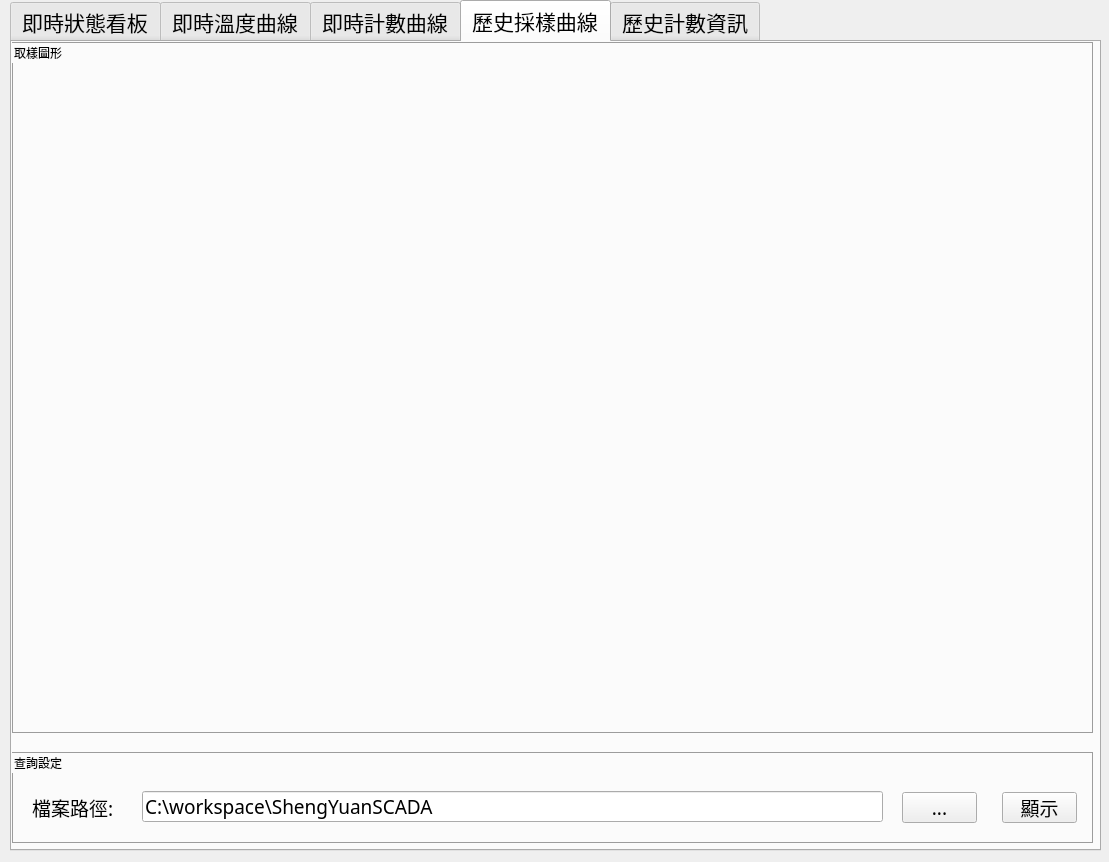
<?xml version="1.0" encoding="UTF-8"?>
<ui version="4.0">
 <class>ShengYuan_Main</class>
 <widget class="QWidget" name="ShengYuan_Main">
  <property name="windowModality">
   <enum>Qt::WindowModal</enum>
  </property>
  <property name="geometry">
   <rect>
    <x>0</x>
    <y>0</y>
    <width>1109</width>
    <height>862</height>
   </rect>
  </property>
  <property name="windowTitle">
   <string>昇元遠端數據採集系統</string>
  </property>
  <property name="inputMethodHints">
   <set>Qt::ImhNone</set>
  </property>
  <widget class="QTabWidget" name="tabWidget">
   <property name="geometry">
    <rect>
     <x>10</x>
     <y>0</y>
     <width>1091</width>
     <height>851</height>
    </rect>
   </property>
   <property name="font">
    <font>
     <family>Malgun Gothic</family>
     <pointsize>16</pointsize>
    </font>
   </property>
   <property name="autoFillBackground">
    <bool>false</bool>
   </property>
   <property name="currentIndex">
    <number>3</number>
   </property>
   <property name="movable">
    <bool>true</bool>
   </property>
   <widget class="QWidget" name="tab_Main">
    <property name="minimumSize">
     <size>
      <width>1045</width>
      <height>0</height>
     </size>
    </property>
    <property name="font">
     <font>
      <family>AGA Arabesque Desktop</family>
      <pointsize>14</pointsize>
     </font>
    </property>
    <attribute name="title">
     <string>即時狀態看板</string>
    </attribute>
    <widget class="QWidget" name="verticalLayoutWidget_2">
     <property name="geometry">
      <rect>
       <x>9</x>
       <y>9</y>
       <width>1071</width>
       <height>561</height>
      </rect>
     </property>
     <layout class="QVBoxLayout" name="verticalLayout">
      <item>
       <widget class="QGroupBox" name="groupBox">
        <property name="font">
         <font>
          <family>細明體</family>
          <pointsize>16</pointsize>
         </font>
        </property>
        <property name="styleSheet">
         <string notr="true">QGroupBox {
	border-color: rgb(156, 156, 156);
	border-width: 1px;
	border-style: solid;	
	margin-top: 0.5ex;
};
QGroupBox::title {
            subcontrol-origin: margin;
            subcontrol-position: top left;
            left: 10px;
            margin-left: 2px;
            padding: 0  0px;
        }
</string>
        </property>
        <property name="title">
         <string>採樣狀態</string>
        </property>
        <property name="flat">
         <bool>false</bool>
        </property>
        <widget class="QFrame" name="gridFrame">
         <property name="geometry">
          <rect>
           <x>19</x>
           <y>29</y>
           <width>1041</width>
           <height>521</height>
          </rect>
         </property>
         <property name="styleSheet">
          <string notr="true">border-style: none;</string>
         </property>
         <layout class="QGridLayout" name="gridLayout_4">
          <item row="3" column="1">
           <widget class="QLabel" name="label_12">
            <property name="font">
             <font>
              <family>細明體</family>
              <pointsize>48</pointsize>
             </font>
            </property>
            <property name="text">
             <string>0.00</string>
            </property>
           </widget>
          </item>
          <item row="2" column="1">
           <widget class="QLabel" name="label_10">
            <property name="font">
             <font>
              <family>細明體</family>
              <pointsize>48</pointsize>
             </font>
            </property>
            <property name="text">
             <string>0</string>
            </property>
           </widget>
          </item>
          <item row="1" column="1">
           <widget class="QLabel" name="label_21">
            <property name="font">
             <font>
              <family>細明體</family>
              <pointsize>48</pointsize>
             </font>
            </property>
            <property name="text">
             <string>0</string>
            </property>
           </widget>
          </item>
          <item row="0" column="1">
           <widget class="QLabel" name="lbl_Input_Tiler">
            <property name="font">
             <font>
              <family>細明體</family>
              <pointsize>48</pointsize>
             </font>
            </property>
            <property name="text">
             <string>0</string>
            </property>
           </widget>
          </item>
          <item row="1" column="0">
           <widget class="QLabel" name="label_20">
            <property name="font">
             <font>
              <family>細明體</family>
              <pointsize>48</pointsize>
             </font>
            </property>
            <property name="text">
             <string>入料數量:</string>
            </property>
           </widget>
          </item>
          <item row="2" column="0">
           <widget class="QLabel" name="label_9">
            <property name="font">
             <font>
              <family>細明體</family>
              <pointsize>48</pointsize>
             </font>
            </property>
            <property name="text">
             <string>出料數量:</string>
            </property>
           </widget>
          </item>
          <item row="3" column="0">
           <widget class="QLabel" name="label_11">
            <property name="font">
             <font>
              <family>細明體</family>
              <pointsize>48</pointsize>
             </font>
            </property>
            <property name="text">
             <string>出坯良率(%):</string>
            </property>
           </widget>
          </item>
          <item row="0" column="0">
           <widget class="QLabel" name="label">
            <property name="font">
             <font>
              <family>細明體</family>
              <pointsize>48</pointsize>
             </font>
            </property>
            <property name="text">
             <string>入料溫度:</string>
            </property>
           </widget>
          </item>
         </layout>
        </widget>
       </widget>
      </item>
     </layout>
    </widget>
    <widget class="QWidget" name="verticalLayoutWidget_3">
     <property name="geometry">
      <rect>
       <x>9</x>
       <y>590</y>
       <width>531</width>
       <height>211</height>
      </rect>
     </property>
     <layout class="QVBoxLayout" name="verticalLayout_2">
      <item>
       <widget class="QGroupBox" name="groupBox_2">
        <property name="font">
         <font>
          <family>細明體</family>
          <pointsize>16</pointsize>
         </font>
        </property>
        <property name="autoFillBackground">
         <bool>false</bool>
        </property>
        <property name="styleSheet">
         <string notr="true">border-color: rgb(156, 156, 156);
border-width: 1px;
border-style: solid;
margin-top: 0.5ex;</string>
        </property>
        <property name="title">
         <string>採樣設定</string>
        </property>
        <widget class="QLabel" name="label_8">
         <property name="geometry">
          <rect>
           <x>20</x>
           <y>30</y>
           <width>91</width>
           <height>31</height>
          </rect>
         </property>
         <property name="font">
          <font>
           <family>細明體</family>
           <pointsize>14</pointsize>
          </font>
         </property>
         <property name="text">
          <string>入料設備:</string>
         </property>
        </widget>
        <widget class="QLabel" name="label_13">
         <property name="geometry">
          <rect>
           <x>20</x>
           <y>70</y>
           <width>91</width>
           <height>31</height>
          </rect>
         </property>
         <property name="font">
          <font>
           <family>細明體</family>
           <pointsize>14</pointsize>
          </font>
         </property>
         <property name="text">
          <string>出料設備:</string>
         </property>
        </widget>
        <widget class="QComboBox" name="comboBox_2">
         <property name="geometry">
          <rect>
           <x>130</x>
           <y>30</y>
           <width>181</width>
           <height>31</height>
          </rect>
         </property>
         <property name="font">
          <font>
           <family>細明體</family>
           <pointsize>14</pointsize>
          </font>
         </property>
         <item>
          <property name="text">
           <string>入料機1</string>
          </property>
         </item>
        </widget>
        <widget class="QComboBox" name="comboBox_3">
         <property name="geometry">
          <rect>
           <x>130</x>
           <y>70</y>
           <width>181</width>
           <height>31</height>
          </rect>
         </property>
         <property name="font">
          <font>
           <family>細明體</family>
           <pointsize>14</pointsize>
          </font>
         </property>
         <item>
          <property name="text">
           <string>出料機1</string>
          </property>
         </item>
        </widget>
        <widget class="QPushButton" name="pushButton_4">
         <property name="geometry">
          <rect>
           <x>410</x>
           <y>30</y>
           <width>75</width>
           <height>31</height>
          </rect>
         </property>
         <property name="text">
          <string>未連線</string>
         </property>
        </widget>
        <widget class="QPushButton" name="pushButton_5">
         <property name="geometry">
          <rect>
           <x>410</x>
           <y>70</y>
           <width>75</width>
           <height>31</height>
          </rect>
         </property>
         <property name="text">
          <string>未連線</string>
         </property>
        </widget>
        <widget class="QPushButton" name="pushButton_set">
         <property name="geometry">
          <rect>
           <x>320</x>
           <y>30</y>
           <width>75</width>
           <height>31</height>
          </rect>
         </property>
         <property name="text">
          <string>設定</string>
         </property>
        </widget>
        <widget class="QPushButton" name="pushButton_7">
         <property name="geometry">
          <rect>
           <x>320</x>
           <y>70</y>
           <width>75</width>
           <height>31</height>
          </rect>
         </property>
         <property name="text">
          <string>設定</string>
         </property>
        </widget>
       </widget>
      </item>
     </layout>
    </widget>
    <widget class="QWidget" name="verticalLayoutWidget_11">
     <property name="geometry">
      <rect>
       <x>549</x>
       <y>589</y>
       <width>531</width>
       <height>211</height>
      </rect>
     </property>
     <layout class="QVBoxLayout" name="verticalLayout_8">
      <item>
       <widget class="QGroupBox" name="groupBox_7">
        <property name="font">
         <font>
          <family>細明體</family>
          <pointsize>16</pointsize>
         </font>
        </property>
        <property name="styleSheet">
         <string notr="true">border-color: rgb(156, 156, 156);
border-width: 1px;
border-style: solid;
margin-top: 0.5ex;</string>
        </property>
        <property name="title">
         <string>採樣時間</string>
        </property>
        <widget class="QPushButton" name="pushButton_11">
         <property name="geometry">
          <rect>
           <x>260</x>
           <y>160</y>
           <width>75</width>
           <height>31</height>
          </rect>
         </property>
         <property name="text">
          <string>設定</string>
         </property>
        </widget>
        <widget class="QLabel" name="label_15">
         <property name="geometry">
          <rect>
           <x>10</x>
           <y>30</y>
           <width>101</width>
           <height>31</height>
          </rect>
         </property>
         <property name="font">
          <font>
           <family>細明體</family>
           <pointsize>14</pointsize>
          </font>
         </property>
         <property name="text">
          <string>起始時間: </string>
         </property>
        </widget>
        <widget class="QLabel" name="label_14">
         <property name="geometry">
          <rect>
           <x>10</x>
           <y>70</y>
           <width>101</width>
           <height>31</height>
          </rect>
         </property>
         <property name="font">
          <font>
           <family>細明體</family>
           <pointsize>14</pointsize>
          </font>
         </property>
         <property name="text">
          <string>結束時間:</string>
         </property>
        </widget>
        <widget class="QPushButton" name="pushButton_12">
         <property name="geometry">
          <rect>
           <x>350</x>
           <y>160</y>
           <width>75</width>
           <height>31</height>
          </rect>
         </property>
         <property name="text">
          <string>重置</string>
         </property>
        </widget>
        <widget class="QPushButton" name="pushButton_13">
         <property name="geometry">
          <rect>
           <x>440</x>
           <y>160</y>
           <width>75</width>
           <height>31</height>
          </rect>
         </property>
         <property name="text">
          <string>啟動採樣</string>
         </property>
        </widget>
        <widget class="QLabel" name="label_16">
         <property name="geometry">
          <rect>
           <x>10</x>
           <y>110</y>
           <width>101</width>
           <height>31</height>
          </rect>
         </property>
         <property name="font">
          <font>
           <family>細明體</family>
           <pointsize>14</pointsize>
          </font>
         </property>
         <property name="text">
          <string>剩餘時間:</string>
         </property>
        </widget>
        <widget class="QLineEdit" name="lineEdit_6">
         <property name="geometry">
          <rect>
           <x>140</x>
           <y>29</y>
           <width>271</width>
           <height>31</height>
          </rect>
         </property>
         <property name="font">
          <font>
           <family>細明體</family>
           <pointsize>14</pointsize>
          </font>
         </property>
         <property name="text">
          <string>2023-01-01 00:00:00</string>
         </property>
        </widget>
        <widget class="QLineEdit" name="lineEdit_7">
         <property name="geometry">
          <rect>
           <x>140</x>
           <y>70</y>
           <width>271</width>
           <height>31</height>
          </rect>
         </property>
         <property name="font">
          <font>
           <family>細明體</family>
           <pointsize>14</pointsize>
          </font>
         </property>
         <property name="text">
          <string>2023-01-01 23:59:59</string>
         </property>
        </widget>
        <widget class="QLineEdit" name="lineEdit_8">
         <property name="geometry">
          <rect>
           <x>140</x>
           <y>110</y>
           <width>271</width>
           <height>31</height>
          </rect>
         </property>
         <property name="font">
          <font>
           <family>細明體</family>
           <pointsize>14</pointsize>
          </font>
         </property>
         <property name="text">
          <string>23:59:59</string>
         </property>
        </widget>
       </widget>
      </item>
     </layout>
    </widget>
   </widget>
   <widget class="QWidget" name="tab_4">
    <attribute name="title">
     <string>即時溫度曲線</string>
    </attribute>
    <widget class="QWidget" name="layoutWidget">
     <property name="geometry">
      <rect>
       <x>0</x>
       <y>0</y>
       <width>1081</width>
       <height>801</height>
      </rect>
     </property>
     <layout class="QVBoxLayout" name="verticalLayout_temp"/>
    </widget>
   </widget>
   <widget class="QWidget" name="tab">
    <attribute name="title">
     <string>即時計數曲線</string>
    </attribute>
    <widget class="QWidget" name="verticalLayoutWidget">
     <property name="geometry">
      <rect>
       <x>0</x>
       <y>0</y>
       <width>1081</width>
       <height>801</height>
      </rect>
     </property>
     <layout class="QVBoxLayout" name="verticalLayout_cnt"/>
    </widget>
   </widget>
   <widget class="QWidget" name="tab_2">
    <attribute name="title">
     <string>歷史採樣曲線</string>
    </attribute>
    <widget class="QGroupBox" name="groupBox_5">
     <property name="geometry">
      <rect>
       <x>0</x>
       <y>710</y>
       <width>1081</width>
       <height>91</height>
      </rect>
     </property>
     <property name="styleSheet">
      <string notr="true">QGroupBox {
	border-color: rgb(156, 156, 156);
	border-width: 1px;
	border-style: solid;	
	margin-top: 0.5ex;
};
QGroupBox::title {
            subcontrol-origin: margin;
            subcontrol-position: top left;
            left: 10px;
            margin-left: 2px;
            padding: 0  0px;
        }</string>
     </property>
     <property name="title">
      <string>查詢設定</string>
     </property>
     <widget class="QLabel" name="label_7">
      <property name="geometry">
       <rect>
        <x>20</x>
        <y>40</y>
        <width>101</width>
        <height>31</height>
       </rect>
      </property>
      <property name="font">
       <font>
        <family>細明體</family>
        <pointsize>14</pointsize>
       </font>
      </property>
      <property name="text">
       <string>檔案路徑:</string>
      </property>
     </widget>
     <widget class="QLineEdit" name="lineEdit_5">
      <property name="geometry">
       <rect>
        <x>130</x>
        <y>39</y>
        <width>741</width>
        <height>31</height>
       </rect>
      </property>
      <property name="font">
       <font>
        <family>細明體</family>
        <pointsize>14</pointsize>
       </font>
      </property>
      <property name="text">
       <string>C:\workspace\ShengYuanSCADA</string>
      </property>
     </widget>
     <widget class="QPushButton" name="pushButton_2">
      <property name="geometry">
       <rect>
        <x>890</x>
        <y>40</y>
        <width>75</width>
        <height>31</height>
       </rect>
      </property>
      <property name="font">
       <font>
        <family>細明體</family>
        <pointsize>14</pointsize>
       </font>
      </property>
      <property name="text">
       <string>...</string>
      </property>
     </widget>
     <widget class="QPushButton" name="pushButton_3">
      <property name="geometry">
       <rect>
        <x>990</x>
        <y>40</y>
        <width>75</width>
        <height>31</height>
       </rect>
      </property>
      <property name="font">
       <font>
        <family>細明體</family>
        <pointsize>14</pointsize>
       </font>
      </property>
      <property name="text">
       <string>顯示</string>
      </property>
     </widget>
    </widget>
    <widget class="QGroupBox" name="groupBox_6">
     <property name="geometry">
      <rect>
       <x>0</x>
       <y>0</y>
       <width>1081</width>
       <height>691</height>
      </rect>
     </property>
     <property name="styleSheet">
      <string notr="true">QGroupBox {
	border-color: rgb(156, 156, 156);
	border-width: 1px;
	border-style: solid;	
	margin-top: 0.5ex;
};
QGroupBox::title {
            subcontrol-origin: margin;
            subcontrol-position: top left;
            left: 10px;
            margin-left: 2px;
            padding: 0  0px;
        }</string>
     </property>
     <property name="title">
      <string>取樣圖形</string>
     </property>
     <widget class="QWidget" name="verticalLayoutWidget_4">
      <property name="geometry">
       <rect>
        <x>19</x>
        <y>39</y>
        <width>1051</width>
        <height>641</height>
       </rect>
      </property>
      <layout class="QVBoxLayout" name="verticalLayout_3"/>
     </widget>
    </widget>
   </widget>
   <widget class="QWidget" name="tab_3">
    <attribute name="title">
     <string>歷史計數資訊</string>
    </attribute>
    <widget class="QGroupBox" name="groupBox_3">
     <property name="geometry">
      <rect>
       <x>19</x>
       <y>9</y>
       <width>711</width>
       <height>791</height>
      </rect>
     </property>
     <property name="styleSheet">
      <string notr="true">QGroupBox {
	border-color: rgb(156, 156, 156);
	border-width: 1px;
	border-style: solid;	
	margin-top: 0.5ex;
};
QGroupBox::title {
            subcontrol-origin: margin;
            subcontrol-position: top left;
            left: 10px;
            margin-left: 2px;
            padding: 0  0px;
        }</string>
     </property>
     <property name="title">
      <string>查詢結果</string>
     </property>
     <widget class="QTableWidget" name="tableWidget">
      <property name="geometry">
       <rect>
        <x>15</x>
        <y>41</y>
        <width>681</width>
        <height>731</height>
       </rect>
      </property>
      <property name="font">
       <font>
        <family>細明體</family>
        <pointsize>14</pointsize>
       </font>
      </property>
      <column>
       <property name="text">
        <string>取樣機台</string>
       </property>
      </column>
      <column>
       <property name="text">
        <string>起始時間</string>
       </property>
      </column>
      <column>
       <property name="text">
        <string>停止時間</string>
       </property>
      </column>
      <column>
       <property name="text">
        <string>取樣數量</string>
       </property>
      </column>
     </widget>
    </widget>
    <widget class="QGroupBox" name="groupBox_4">
     <property name="geometry">
      <rect>
       <x>740</x>
       <y>10</y>
       <width>331</width>
       <height>269</height>
      </rect>
     </property>
     <property name="font">
      <font>
       <family>細明體</family>
       <pointsize>16</pointsize>
      </font>
     </property>
     <property name="styleSheet">
      <string notr="true">QGroupBox {
	border-color: rgb(156, 156, 156);
	border-width: 1px;
	border-style: solid;	
	margin-top: 0.5ex;
};
QGroupBox::title {
            subcontrol-origin: margin;
            subcontrol-position: top left;
            left: 10px;
            margin-left: 2px;
            padding: 0  0px;
        }</string>
     </property>
     <property name="title">
      <string>查詢設定</string>
     </property>
     <widget class="QLabel" name="label_2">
      <property name="geometry">
       <rect>
        <x>30</x>
        <y>80</y>
        <width>101</width>
        <height>21</height>
       </rect>
      </property>
      <property name="font">
       <font>
        <family>細明體</family>
        <pointsize>14</pointsize>
       </font>
      </property>
      <property name="text">
       <string>起始日期:</string>
      </property>
     </widget>
     <widget class="QLabel" name="label_3">
      <property name="geometry">
       <rect>
        <x>30</x>
        <y>110</y>
        <width>91</width>
        <height>21</height>
       </rect>
      </property>
      <property name="font">
       <font>
        <family>細明體</family>
        <pointsize>14</pointsize>
       </font>
      </property>
      <property name="text">
       <string>起始時間:</string>
      </property>
     </widget>
     <widget class="QLineEdit" name="lineEdit">
      <property name="geometry">
       <rect>
        <x>130</x>
        <y>80</y>
        <width>181</width>
        <height>20</height>
       </rect>
      </property>
      <property name="font">
       <font>
        <family>細明體</family>
        <pointsize>14</pointsize>
       </font>
      </property>
      <property name="text">
       <string>2023-01-01</string>
      </property>
     </widget>
     <widget class="QLineEdit" name="lineEdit_2">
      <property name="geometry">
       <rect>
        <x>130</x>
        <y>110</y>
        <width>181</width>
        <height>20</height>
       </rect>
      </property>
      <property name="font">
       <font>
        <family>細明體</family>
        <pointsize>14</pointsize>
       </font>
      </property>
      <property name="text">
       <string>00:00</string>
      </property>
     </widget>
     <widget class="QLabel" name="label_4">
      <property name="geometry">
       <rect>
        <x>30</x>
        <y>140</y>
        <width>101</width>
        <height>21</height>
       </rect>
      </property>
      <property name="font">
       <font>
        <family>細明體</family>
        <pointsize>14</pointsize>
       </font>
      </property>
      <property name="text">
       <string>起始日期:</string>
      </property>
     </widget>
     <widget class="QLineEdit" name="lineEdit_3">
      <property name="geometry">
       <rect>
        <x>130</x>
        <y>140</y>
        <width>181</width>
        <height>20</height>
       </rect>
      </property>
      <property name="font">
       <font>
        <family>細明體</family>
        <pointsize>14</pointsize>
       </font>
      </property>
      <property name="text">
       <string>2023-01-31</string>
      </property>
     </widget>
     <widget class="QLabel" name="label_5">
      <property name="geometry">
       <rect>
        <x>30</x>
        <y>170</y>
        <width>91</width>
        <height>21</height>
       </rect>
      </property>
      <property name="font">
       <font>
        <family>細明體</family>
        <pointsize>14</pointsize>
       </font>
      </property>
      <property name="text">
       <string>起始時間:</string>
      </property>
     </widget>
     <widget class="QLineEdit" name="lineEdit_4">
      <property name="geometry">
       <rect>
        <x>130</x>
        <y>170</y>
        <width>181</width>
        <height>20</height>
       </rect>
      </property>
      <property name="font">
       <font>
        <family>細明體</family>
        <pointsize>14</pointsize>
       </font>
      </property>
      <property name="text">
       <string>23:59</string>
      </property>
     </widget>
     <widget class="QLabel" name="label_6">
      <property name="geometry">
       <rect>
        <x>30</x>
        <y>50</y>
        <width>101</width>
        <height>21</height>
       </rect>
      </property>
      <property name="font">
       <font>
        <family>細明體</family>
        <pointsize>14</pointsize>
       </font>
      </property>
      <property name="text">
       <string>起始設備:</string>
      </property>
     </widget>
     <widget class="QPushButton" name="pushButton">
      <property name="geometry">
       <rect>
        <x>240</x>
        <y>220</y>
        <width>75</width>
        <height>31</height>
       </rect>
      </property>
      <property name="font">
       <font>
        <family>細明體</family>
        <pointsize>14</pointsize>
       </font>
      </property>
      <property name="text">
       <string>查詢</string>
      </property>
     </widget>
     <widget class="QComboBox" name="comboBox">
      <property name="geometry">
       <rect>
        <x>130</x>
        <y>50</y>
        <width>181</width>
        <height>22</height>
       </rect>
      </property>
      <property name="font">
       <font>
        <family>細明體</family>
        <pointsize>14</pointsize>
       </font>
      </property>
      <item>
       <property name="text">
        <string>入料機</string>
       </property>
      </item>
      <item>
       <property name="text">
        <string>出料機</string>
       </property>
      </item>
     </widget>
    </widget>
   </widget>
  </widget>
 </widget>
 <resources/>
 <connections/>
</ui>
